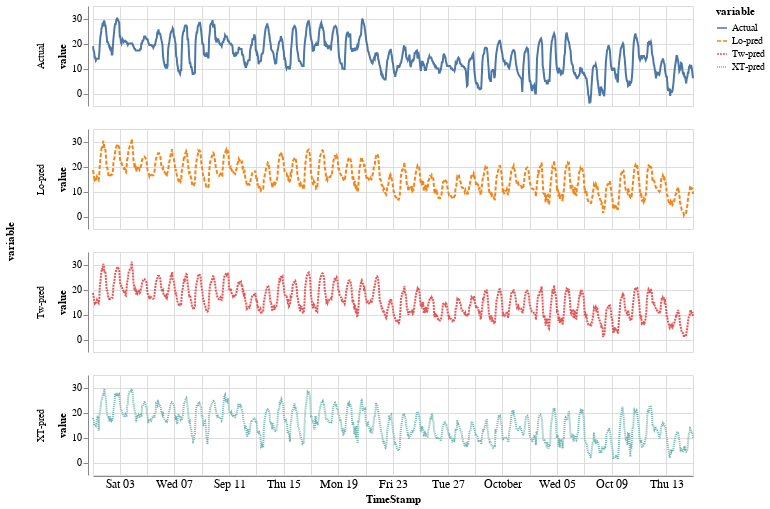

This figure's notebook cell:
### Code cell
alt.data_transformers.disable_max_rows()
alt.Chart(pred_df).mark_line().encode(
    x=alt.X('TimeStamp:T', axis=alt.Axis(tickSize=0, labelFontSize=12)),
    y=alt.Y('value:Q'),
    color='variable',
    strokeDash='variable',
    row=alt.Row('variable:N')
).properties(
    height=100,
    width=600
)

### Figure 1 — Vega-Lite specification as saved in the notebook (floating-point values rounded to 4 significant figures; data arrays with more than 128 entries replaced by an {"elided": "..."} marker saying what was removed)
{"config": {"view": {"continuousWidth": 400, "continuousHeight": 300}}, "data": {"name": "data-01b07f5421fe8b2257ae27c682b002f0"}, "mark": "line", "encoding": {"color": {"field": "variable", "type": "nominal"}, "row": {"field": "variable", "type": "nominal"}, "strokeDash": {"field": "variable", "type": "nominal"}, "x": {"axis": {"labelFontSize": 12, "tickSize": 0}, "field": "TimeStamp", "type": "temporal"}, "y": {"field": "value", "type": "quantitative"}}, "height": 100, "width": 600, "$schema": "https://vega.github.io/schema/vega-lite/v4.17.0.json", "datasets": {"data-01b07f5421fe8b2257ae27c682b002f0": {"elided": "4220 records"}}}
